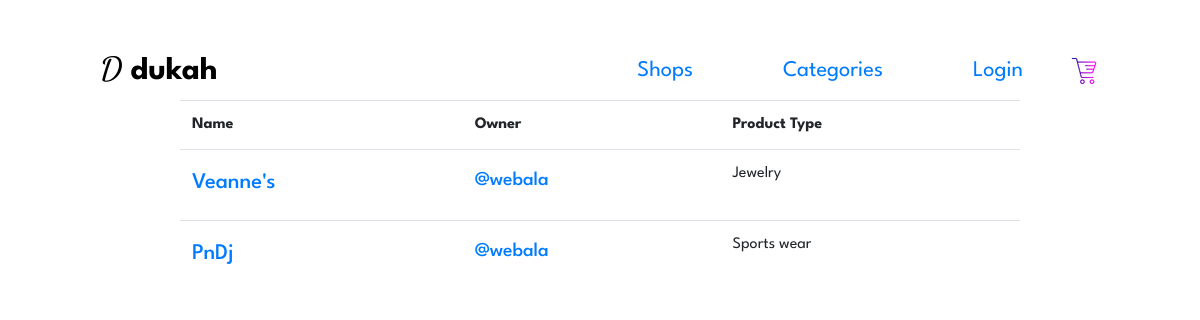
/all_shops/, run on the app's committed database.
### shop/models.py (models this page shows, shortened)
class Shop(models.Model):
    name = models.CharField(max_length=200)
    owner = models.ForeignKey(User, on_delete=models.CASCADE)
    products_type = models.CharField(max_length=200)

### shop/views.py (the view)
# urls.py: path('all_shops/', all_shops_list, name='all_shops_list'),
def all_shops_list(request):
    shops = Shop.objects.all()
    context = {
        'shops': shops
    }
    return render(request, 'shop/all_shops.html', context)

### templates/shop/all_shops.html
{% extends 'base.html' %}
{% load static %}
{% block content %}
<div class="all_shops">
    <table class="table">
        <tr>
            <th>Name</th>
            <th>Owner</th>
            <th>Product Type</th>
        </tr>
        {% for shop in shops %}
        <tr>
            <td><h2><a href="{% url 'shop_dashboard' shop.name %}">{{shop.name}}</a></h2></td>
            <td><h3><a href="#">@{{shop.owner}}</a></h3></td>
            <td><span>{{shop.products_type}}</span></td>
        </tr>
        {% endfor %}
    </table>
</div>
{% endblock %}

### static/css/main.css (style rules this page uses)
* { margin: 0; padding: 0; box-sizing: border-box; font-family: 'League Spartan', sans-serif; }
body { max-width: 100vw; min-height: 100vh; width: 100vw; }
.all_shops { display: flex; justify-content: center; }
.table { width: 70%; }
.table a { text-decoration: none; font-size: 0.7em; }

### data on the page
Shop: name "Veanne's", owner "webala", products_type "Jewelry"
Shop: name "PnDj", owner "webala", products_type "Sports wear"
